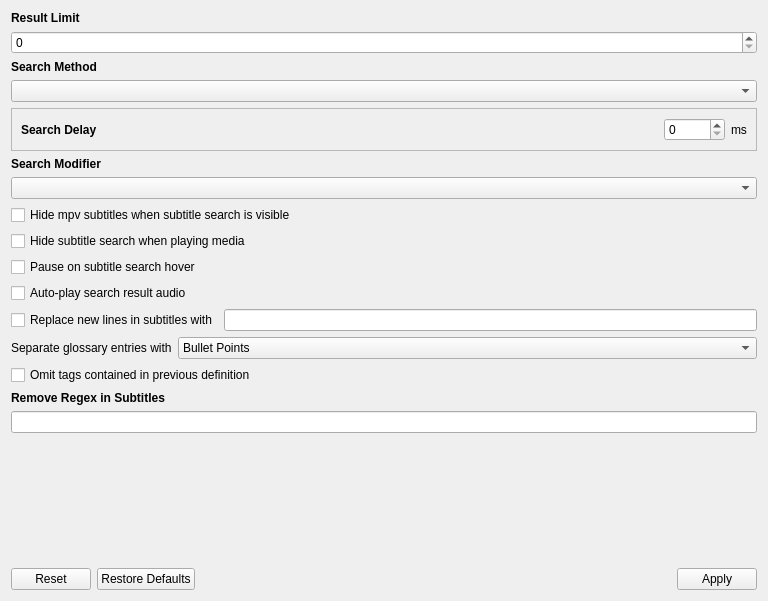
<?xml version="1.0" encoding="UTF-8"?>
<ui version="4.0">
 <class>SearchSettings</class>
 <widget class="QWidget" name="SearchSettings">
  <property name="geometry">
   <rect>
    <x>0</x>
    <y>0</y>
    <width>768</width>
    <height>601</height>
   </rect>
  </property>
  <property name="windowTitle">
   <string>Form</string>
  </property>
  <layout class="QVBoxLayout" name="layoutParent">
   <item>
    <widget class="QScrollArea" name="scrollArea">
     <property name="frameShape">
      <enum>QFrame::NoFrame</enum>
     </property>
     <property name="widgetResizable">
      <bool>true</bool>
     </property>
     <widget class="QWidget" name="scrollAreaWidgetContents">
      <property name="geometry">
       <rect>
        <x>0</x>
        <y>0</y>
        <width>735</width>
        <height>556</height>
       </rect>
      </property>
      <layout class="QVBoxLayout" name="layoutScrollArea">
       <property name="leftMargin">
        <number>0</number>
       </property>
       <property name="topMargin">
        <number>0</number>
       </property>
       <property name="rightMargin">
        <number>0</number>
       </property>
       <property name="bottomMargin">
        <number>0</number>
       </property>
       <item>
        <widget class="QLabel" name="labelLimit">
         <property name="font">
          <font>
           <weight>75</weight>
           <bold>true</bold>
          </font>
         </property>
         <property name="text">
          <string>Result Limit</string>
         </property>
        </widget>
       </item>
       <item>
        <widget class="QSpinBox" name="spinLimitResults">
         <property name="toolTip">
          <string>Sets the maximum number of results that can show up in a search.
Larger values decrease performance.
Zero is equivalent to no limit.</string>
         </property>
         <property name="maximum">
          <number>9999</number>
         </property>
        </widget>
       </item>
       <item>
        <widget class="QLabel" name="labelMethod">
         <property name="font">
          <font>
           <weight>75</weight>
           <bold>true</bold>
          </font>
         </property>
         <property name="text">
          <string>Search Method</string>
         </property>
        </widget>
       </item>
       <item>
        <widget class="QComboBox" name="comboBoxMethod">
         <property name="toolTip">
          <string>Sets how searches are started.&lt;br&gt;
&lt;b&gt;Hover:&lt;/b&gt; Searches start when the mouse hovers over a subtitle.&lt;br&gt;
&lt;b&gt;Modifier:&lt;/b&gt; Searches start when the modifier key is held.</string>
         </property>
        </widget>
       </item>
       <item>
        <widget class="QFrame" name="frameHover">
         <property name="frameShape">
          <enum>QFrame::StyledPanel</enum>
         </property>
         <property name="frameShadow">
          <enum>QFrame::Raised</enum>
         </property>
         <layout class="QHBoxLayout" name="horizontalLayout">
          <item>
           <widget class="QLabel" name="labelDelay">
            <property name="sizePolicy">
             <sizepolicy hsizetype="Expanding" vsizetype="Preferred">
              <horstretch>0</horstretch>
              <verstretch>0</verstretch>
             </sizepolicy>
            </property>
            <property name="font">
             <font>
              <weight>75</weight>
              <bold>true</bold>
             </font>
            </property>
            <property name="text">
             <string>Search Delay</string>
            </property>
           </widget>
          </item>
          <item>
           <widget class="QSpinBox" name="spinBoxDelay">
            <property name="toolTip">
             <string>Sets the delay between hovering over text and executing a search.
Changing this value from the default is not recommended.</string>
            </property>
            <property name="maximum">
             <number>10000</number>
            </property>
           </widget>
          </item>
          <item>
           <widget class="QLabel" name="labelDelayMS">
            <property name="sizePolicy">
             <sizepolicy hsizetype="Fixed" vsizetype="Preferred">
              <horstretch>0</horstretch>
              <verstretch>0</verstretch>
             </sizepolicy>
            </property>
            <property name="text">
             <string>ms</string>
            </property>
           </widget>
          </item>
         </layout>
        </widget>
       </item>
       <item>
        <widget class="QLabel" name="labelModifier">
         <property name="font">
          <font>
           <weight>75</weight>
           <bold>true</bold>
          </font>
         </property>
         <property name="text">
          <string>Search Modifier</string>
         </property>
        </widget>
       </item>
       <item>
        <widget class="QComboBox" name="comboBoxModifier">
         <property name="toolTip">
          <string>&lt;html&gt;&lt;head/&gt;&lt;body&gt;&lt;p&gt;The modifier key that will be used to trigger searches.&lt;/p&gt;&lt;p&gt;This applies to subtitle searches if the search method is set to &lt;span style=&quot; font-weight:600;&quot;&gt;Modifier&lt;/span&gt;.&lt;/p&gt;&lt;/body&gt;&lt;/html&gt;</string>
         </property>
        </widget>
       </item>
       <item>
        <layout class="QVBoxLayout" name="layoutCheckHide">
         <item>
          <widget class="QCheckBox" name="checkHideSubs">
           <property name="text">
            <string>Hide mpv subtitles when subtitle search is visible</string>
           </property>
          </widget>
         </item>
         <item>
          <widget class="QCheckBox" name="checkHideSearch">
           <property name="text">
            <string>Hide subtitle search when playing media</string>
           </property>
          </widget>
         </item>
         <item>
          <widget class="QCheckBox" name="checkHoverPause">
           <property name="toolTip">
            <string>Pauses the player when the mouse is moved over the subtitle search</string>
           </property>
           <property name="text">
            <string>Pause on subtitle search hover</string>
           </property>
          </widget>
         </item>
         <item>
          <widget class="QCheckBox" name="checkAutoPlayAudio">
           <property name="toolTip">
            <string>Automatically play audio for the top search result</string>
           </property>
           <property name="text">
            <string>Auto-play search result audio</string>
           </property>
          </widget>
         </item>
        </layout>
       </item>
       <item>
        <layout class="QHBoxLayout" name="layoutReplace">
         <item>
          <widget class="QCheckBox" name="checkReplaceNewLines">
           <property name="text">
            <string>Replace new lines in subtitles with</string>
           </property>
          </widget>
         </item>
         <item>
          <widget class="QLineEdit" name="lineEditReplace"/>
         </item>
        </layout>
       </item>
       <item>
        <layout class="QHBoxLayout" name="layoutGlossaryStyle">
         <item>
          <widget class="QLabel" name="labelGlossaryStyle">
           <property name="sizePolicy">
            <sizepolicy hsizetype="Fixed" vsizetype="Preferred">
             <horstretch>0</horstretch>
             <verstretch>0</verstretch>
            </sizepolicy>
           </property>
           <property name="text">
            <string>Separate glossary entries with</string>
           </property>
          </widget>
         </item>
         <item>
          <widget class="QComboBox" name="comboGlossaryStyle">
           <property name="sizePolicy">
            <sizepolicy hsizetype="Preferred" vsizetype="Fixed">
             <horstretch>0</horstretch>
             <verstretch>0</verstretch>
            </sizepolicy>
           </property>
           <item>
            <property name="text">
             <string>Bullet Points</string>
            </property>
           </item>
           <item>
            <property name="text">
             <string>Line Breaks</string>
            </property>
           </item>
           <item>
            <property name="text">
             <string>Vertical Bars</string>
            </property>
           </item>
          </widget>
         </item>
        </layout>
       </item>
       <item>
        <widget class="QCheckBox" name="checkCompactTags">
         <property name="text">
          <string>Omit tags contained in previous definition</string>
         </property>
        </widget>
       </item>
       <item>
        <widget class="QLabel" name="labelRemoveRegex">
         <property name="font">
          <font>
           <weight>75</weight>
           <bold>true</bold>
          </font>
         </property>
         <property name="text">
          <string>Remove Regex in Subtitles</string>
         </property>
        </widget>
       </item>
       <item>
        <widget class="QLineEdit" name="lineRemoveRegex">
         <property name="toolTip">
          <string>Removes all pieces of text in the primary subtitle that match the given regular expression.
Unlike &quot;Replace new line with&quot;, this modifies subtitles globally.
Changes to the primary subtitle will appear in the subtitle list, Anki cards, and subtitle search.</string>
         </property>
        </widget>
       </item>
       <item>
        <spacer name="verticalSpacer">
         <property name="orientation">
          <enum>Qt::Vertical</enum>
         </property>
         <property name="sizeHint" stdset="0">
          <size>
           <width>20</width>
           <height>40</height>
          </size>
         </property>
        </spacer>
       </item>
      </layout>
     </widget>
    </widget>
   </item>
   <item>
    <widget class="QDialogButtonBox" name="buttonBox">
     <property name="standardButtons">
      <set>QDialogButtonBox::Apply|QDialogButtonBox::Reset|QDialogButtonBox::RestoreDefaults</set>
     </property>
    </widget>
   </item>
  </layout>
 </widget>
 <resources/>
 <connections/>
</ui>
